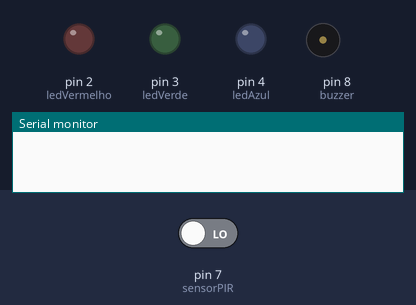
A sketch run on a simulated Arduino Uno, built with avr-gcc and run on an emulated ATmega328P. Parts: output pins drawn as LEDs (lit = HIGH), buzzer (waves = sounding), the last lines printed to the serial monitor. The test bench sets the inputs (shaded band); at power-on: pin 7 (sensorPIR) LOW.

Above: at 1.2 s.
1.3 s: pin 7 (sensorPIR) driven HIGH
At 2.0 s:
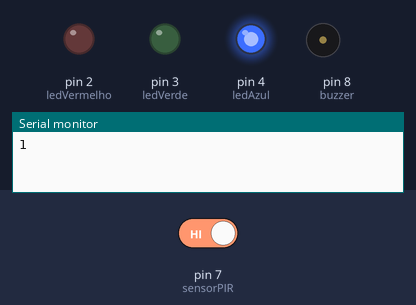
At 3.0 s:
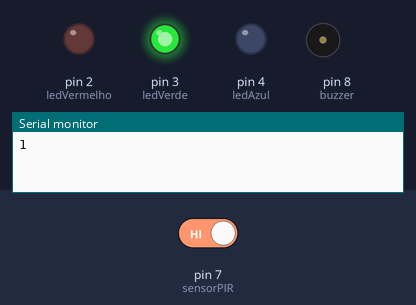
7.3 s: pin 7 (sensorPIR) driven LOW
At 7.8 s:
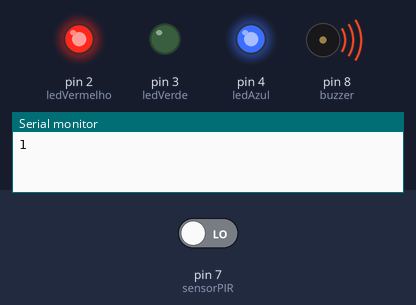
Timing chart, 0 to 10.3 s (numbered marks = the images above; inputs shaded):
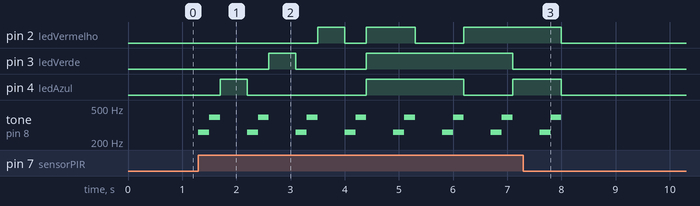

The sketch:

ArduinoAlarm.ino
```cpp
const int ledAzul = 4;
const int ledVerde = 3;
const int ledVermelho = 2;
const int sensorPIR = 7;
const int buzzer = 8;

int alerta;

void setup()
{
    pinMode(buzzer,OUTPUT);
    pinMode(sensorPIR, INPUT);
    pinMode(ledAzul,OUTPUT);
    pinMode(ledVerde,OUTPUT);
    pinMode(ledVermelho,OUTPUT);
    Serial.begin(9600);
}

void tocaAlarme()
{
    // Aciona o buzzer na frequencia relativa ao Dó em Hz
    tone(buzzer,261, 500);
    delay(200);
    noTone(buzzer);
    tone(buzzer,392, 500);// Aciona o buzzer na frequencia relativa ao SOL em Hz
    delay(200);
    noTone(buzzer);
}

void acionaLed()
{
  //Acendendo cada cor individualmente.
  digitalWrite(ledAzul,HIGH);
  delay(500);
  digitalWrite(ledAzul,LOW);
  tocaAlarme();

  digitalWrite(ledVerde,HIGH);
  delay(500);
  digitalWrite(ledVerde,LOW);
   tocaAlarme();

  digitalWrite(ledVermelho,HIGH);
  delay(500);
  digitalWrite(ledVermelho,LOW);
   tocaAlarme();

  //Misturando as cores do led para obter cores diferentes.
  digitalWrite(ledAzul,HIGH);
  digitalWrite(ledVerde,HIGH);
  digitalWrite(ledVermelho,HIGH);
  delay(500);
  tocaAlarme();
  digitalWrite(ledAzul,HIGH);
  digitalWrite(ledVerde,HIGH);
  digitalWrite(ledVermelho,LOW);
  delay(500);
  tocaAlarme();
  digitalWrite(ledAzul,LOW);
  digitalWrite(ledVerde,HIGH);
  digitalWrite(ledVermelho,HIGH);
  delay(500);
  tocaAlarme();
  digitalWrite(ledAzul,HIGH);
  digitalWrite(ledVerde,LOW);
  digitalWrite(ledVermelho,HIGH);
  delay(500);
  tocaAlarme();
}

void loop()
{
  alerta = digitalRead(sensorPIR);
  //Serial.println(alerta);

  if (alerta == HIGH){
    Serial.println(1);
    tocaAlarme();
    acionaLed();
  }else{
    noTone(buzzer);
    digitalWrite(ledAzul,LOW);
    digitalWrite(ledVerde,LOW);
    digitalWrite(ledVermelho,LOW);
  }

}
```

Measured:
- after the input at 1.3 s, pin 2 (ledVermelho): goes HIGH 0.50 s, LOW 0.40 s, HIGH 0.90 s, LOW 0.90 s, then HIGH, starting after 2.2 s; pin 3 (ledVerde): LOW → HIGH after 1.3 s, → LOW 0.50 s later, → HIGH 1.3 s later, → LOW 2.7 s later
- after the input at 7.3 s, pin 3 (ledVerde): stays LOW (without the input it goes to HIGH after 2.0 s)
